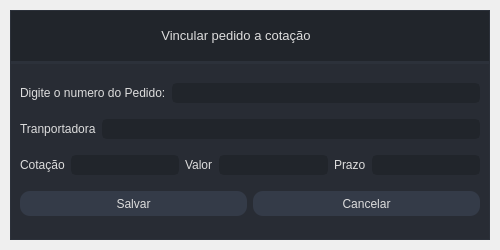
<?xml version="1.0" encoding="UTF-8"?>
<ui version="4.0">
 <author>Wanderson M. Pimenta</author>
 <class>Ui_VinculaPedido</class>
 <widget class="QMainWindow" name="Ui_VinculaPedido">
  <property name="geometry">
   <rect>
    <x>0</x>
    <y>0</y>
    <width>500</width>
    <height>250</height>
   </rect>
  </property>
  <property name="minimumSize">
   <size>
    <width>500</width>
    <height>250</height>
   </size>
  </property>
  <property name="maximumSize">
   <size>
    <width>500</width>
    <height>250</height>
   </size>
  </property>
  <property name="windowTitle">
   <string>MainWindow</string>
  </property>
  <widget class="QWidget" name="styleSheet">
   <property name="minimumSize">
    <size>
     <width>500</width>
     <height>250</height>
    </size>
   </property>
   <property name="maximumSize">
    <size>
     <width>500</width>
     <height>250</height>
    </size>
   </property>
   <property name="font">
    <font>
     <pointsize>10</pointsize>
     <italic>false</italic>
     <bold>false</bold>
    </font>
   </property>
   <property name="styleSheet">
    <string notr="true">/* /////////////////////////////////////////////////////////////////////////////////////////////////

SET APP STYLESHEET - FULL STYLES HERE
DARK THEME - DRACULA COLOR BASED

///////////////////////////////////////////////////////////////////////////////////////////////// */

QWidget{
	color: rgb(221, 221, 221);
	font: 10pt &quot;Segoe UI&quot;;
}

/* /////////////////////////////////////////////////////////////////////////////////////////////////
Tooltip */
QToolTip {
	color: #ffffff;
	background-color: rgba(33, 37, 43, 180);
	border: 1px solid rgb(44, 49, 58);
	background-image: none;
	background-position: left center;
    background-repeat: no-repeat;
	border: none;
	border-left: 2px solid rgb(255, 121, 198);
	text-align: left;
	padding-left: 8px;
	margin: 0px;
}

/* /////////////////////////////////////////////////////////////////////////////////////////////////
Bg App */
#bgApp {	
	background-color: rgb(40, 44, 52);
	border: 1px solid rgb(44, 49, 58);
}

/* /////////////////////////////////////////////////////////////////////////////////////////////////
Left Menu */
#leftMenuBg {	
	background-color: rgb(33, 37, 43);
}
#topLogo {
	background-color: rgb(33, 37, 43);
	background-image: url(:/images/images/images/PyDracula.png);
	background-position: centered;
	background-repeat: no-repeat;
}
#titleLeftApp { font: 63 12pt &quot;Segoe UI Semibold&quot;; }
#titleLeftDescription { font: 8pt &quot;Segoe UI&quot;; color: rgb(189, 147, 249); }

/* MENUS */
#topMenu .QPushButton {	
	background-position: left center;
    background-repeat: no-repeat;
	border: none;
	border-left: 22px solid transparent;
	background-color: transparent;
	text-align: left;
	padding-left: 44px;
}
#topMenu .QPushButton:hover {
	background-color: rgb(40, 44, 52);
}
#topMenu .QPushButton:pressed {	
	background-color: rgb(189, 147, 249);
	color: rgb(255, 255, 255);
}
#bottomMenu .QPushButton {	
	background-position: left center;
    background-repeat: no-repeat;
	border: none;
	border-left: 20px solid transparent;
	background-color:transparent;
	text-align: left;
	padding-left: 44px;
}
#bottomMenu .QPushButton:hover {
	background-color: rgb(40, 44, 52);
}
#bottomMenu .QPushButton:pressed {	
	background-color: rgb(189, 147, 249);
	color: rgb(255, 255, 255);
}
#leftMenuFrame{
	border-top: 3px solid rgb(44, 49, 58);
}

/* Toggle Button */
#toggleButton {
	background-position: left center;
    background-repeat: no-repeat;
	border: none;
	border-left: 20px solid transparent;
	background-color: rgb(37, 41, 48);
	text-align: left;
	padding-left: 44px;
	color: rgb(113, 126, 149);
}
#toggleButton:hover {
	background-color: rgb(40, 44, 52);
}
#toggleButton:pressed {
	background-color: rgb(189, 147, 249);
}

/* Title Menu */
#titleRightInfo { padding-left: 10px; }


/* /////////////////////////////////////////////////////////////////////////////////////////////////
Extra Tab */
#extraLeftBox {	
	background-color: rgb(44, 49, 58);
}
#extraTopBg{	
	background-color: rgb(189, 147, 249)
}

/* Icon */
#extraIcon {
	background-position: center;
	background-repeat: no-repeat;
	background-image: url(:/icons/images/icons/icon_settings.png);
}

/* Label */
#extraLabel { color: rgb(255, 255, 255); }

/* Btn Close */
#extraCloseColumnBtn { background-color: rgba(255, 255, 255, 0); border: none;  border-radius: 5px; }
#extraCloseColumnBtn:hover { background-color: rgb(196, 161, 249); border-style: solid; border-radius: 4px; }
#extraCloseColumnBtn:pressed { background-color: rgb(180, 141, 238); border-style: solid; border-radius: 4px; }

/* Extra Content */
#extraContent{
	border-top: 3px solid rgb(40, 44, 52);
}

/* Extra Top Menus */
#extraTopMenu .QPushButton {
background-position: left center;
    background-repeat: no-repeat;
	border: none;
	border-left: 22px solid transparent;
	background-color:transparent;
	text-align: left;
	padding-left: 44px;
}
#extraTopMenu .QPushButton:hover {
	background-color: rgb(40, 44, 52);
}
#extraTopMenu .QPushButton:pressed {	
	background-color: rgb(189, 147, 249);
	color: rgb(255, 255, 255);
}

/* /////////////////////////////////////////////////////////////////////////////////////////////////
Content App */
#contentTopBg{	
	background-color: rgb(33, 37, 43);
}
#contentBottom{
	border-top: 3px solid rgb(44, 49, 58);
}

/* Top Buttons */
#rightButtons .QPushButton { background-color: rgba(255, 255, 255, 0); border: none;  border-radius: 5px; }
#rightButtons .QPushButton:hover { background-color: rgb(44, 49, 57); border-style: solid; border-radius: 4px; }
#rightButtons .QPushButton:pressed { background-color: rgb(23, 26, 30); border-style: solid; border-radius: 4px; }

/* Theme Settings */
#extraRightBox { background-color: rgb(44, 49, 58); }
#themeSettingsTopDetail { background-color: rgb(189, 147, 249); }

/* Bottom Bar */
#bottomBar { background-color: rgb(44, 49, 58); }
#bottomBar QLabel { font-size: 11px; color: rgb(113, 126, 149); padding-left: 10px; padding-right: 10px; padding-bottom: 2px; }

/* CONTENT SETTINGS */
/* MENUS */
#contentSettings .QPushButton {	
	background-position: left center;
    background-repeat: no-repeat;
	border: none;
	border-left: 22px solid transparent;
	background-color:transparent;
	text-align: left;
	padding-left: 44px;
}
#contentSettings .QPushButton:hover {
	background-color: rgb(40, 44, 52);
}
#contentSettings .QPushButton:pressed {	
	background-color: rgb(189, 147, 249);
	color: rgb(255, 255, 255);
}

/* /////////////////////////////////////////////////////////////////////////////////////////////////
QTableWidget */
QTableWidget {	
	background-color: transparent;
	padding: 10px;
	border-radius: 5px;
	gridline-color: rgb(44, 49, 58);
	border-bottom: 1px solid rgb(44, 49, 60);
}
QTableWidget::item{
	border-color: rgb(44, 49, 60);
	padding-left: 5px;
	padding-right: 5px;
	gridline-color: rgb(44, 49, 60);
}
QTableWidget::item:selected{
	background-color: rgb(189, 147, 249);
}
QHeaderView::section{
	background-color: rgb(33, 37, 43);
	max-width: 30px;
	border: 1px solid rgb(44, 49, 58);
	border-style: none;
    border-bottom: 1px solid rgb(44, 49, 60);
    border-right: 1px solid rgb(44, 49, 60);
}
QTableWidget::horizontalHeader {	
	background-color: rgb(33, 37, 43);
}
QHeaderView::section:horizontal
{
    border: 1px solid rgb(33, 37, 43);
	background-color: rgb(33, 37, 43);
	padding: 3px;
	border-top-left-radius: 7px;
    border-top-right-radius: 7px;
}
QHeaderView::section:vertical
{
    border: 1px solid rgb(44, 49, 60);
}

/* /////////////////////////////////////////////////////////////////////////////////////////////////
LineEdit */
QLineEdit {
	background-color: rgb(33, 37, 43);
	border-radius: 5px;
	border: 2px solid rgb(33, 37, 43);
	padding-left: 10px;
	selection-color: rgb(255, 255, 255);
	selection-background-color: rgb(255, 121, 198);
}
QLineEdit:hover {
	border: 2px solid rgb(64, 71, 88);
}
QLineEdit:focus {
	border: 2px solid rgb(91, 101, 124);
}

/* /////////////////////////////////////////////////////////////////////////////////////////////////
PlainTextEdit */
QPlainTextEdit {
	background-color: rgb(27, 29, 35);
	border-radius: 5px;
	padding: 10px;
	selection-color: rgb(255, 255, 255);
	selection-background-color: rgb(255, 121, 198);
}
QPlainTextEdit  QScrollBar:vertical {
    width: 8px;
 }
QPlainTextEdit  QScrollBar:horizontal {
    height: 8px;
 }
QPlainTextEdit:hover {
	border: 2px solid rgb(64, 71, 88);
}
QPlainTextEdit:focus {
	border: 2px solid rgb(91, 101, 124);
}

/* /////////////////////////////////////////////////////////////////////////////////////////////////
ScrollBars */
QScrollBar:horizontal {
    border: none;
    background: rgb(52, 59, 72);
    height: 8px;
    margin: 0px 21px 0 21px;
	border-radius: 0px;
}
QScrollBar::handle:horizontal {
    background: rgb(189, 147, 249);
    min-width: 25px;
	border-radius: 4px
}
QScrollBar::add-line:horizontal {
    border: none;
    background: rgb(55, 63, 77);
    width: 20px;
	border-top-right-radius: 4px;
    border-bottom-right-radius: 4px;
    subcontrol-position: right;
    subcontrol-origin: margin;
}
QScrollBar::sub-line:horizontal {
    border: none;
    background: rgb(55, 63, 77);
    width: 20px;
	border-top-left-radius: 4px;
    border-bottom-left-radius: 4px;
    subcontrol-position: left;
    subcontrol-origin: margin;
}
QScrollBar::up-arrow:horizontal, QScrollBar::down-arrow:horizontal
{
     background: none;
}
QScrollBar::add-page:horizontal, QScrollBar::sub-page:horizontal
{
     background: none;
}
 QScrollBar:vertical {
	border: none;
    background: rgb(52, 59, 72);
    width: 8px;
    margin: 21px 0 21px 0;
	border-radius: 0px;
 }
 QScrollBar::handle:vertical {	
	background: rgb(189, 147, 249);
    min-height: 25px;
	border-radius: 4px
 }
 QScrollBar::add-line:vertical {
     border: none;
    background: rgb(55, 63, 77);
     height: 20px;
	border-bottom-left-radius: 4px;
    border-bottom-right-radius: 4px;
     subcontrol-position: bottom;
     subcontrol-origin: margin;
 }
 QScrollBar::sub-line:vertical {
	border: none;
    background: rgb(55, 63, 77);
     height: 20px;
	border-top-left-radius: 4px;
    border-top-right-radius: 4px;
     subcontrol-position: top;
     subcontrol-origin: margin;
 }
 QScrollBar::up-arrow:vertical, QScrollBar::down-arrow:vertical {
     background: none;
 }

 QScrollBar::add-page:vertical, QScrollBar::sub-page:vertical {
     background: none;
 }

/* /////////////////////////////////////////////////////////////////////////////////////////////////
CheckBox */
QCheckBox::indicator {
    border: 3px solid rgb(52, 59, 72);
	width: 15px;
	height: 15px;
	border-radius: 10px;
    background: rgb(44, 49, 60);
}
QCheckBox::indicator:hover {
    border: 3px solid rgb(58, 66, 81);
}
QCheckBox::indicator:checked {
    background: 3px solid rgb(52, 59, 72);
	border: 3px solid rgb(52, 59, 72);	
	background-image: url(:/icons/images/icons/cil-check-alt.png);
}

/* /////////////////////////////////////////////////////////////////////////////////////////////////
RadioButton */
QRadioButton::indicator {
    border: 3px solid rgb(52, 59, 72);
	width: 15px;
	height: 15px;
	border-radius: 10px;
    background: rgb(44, 49, 60);
}
QRadioButton::indicator:hover {
    border: 3px solid rgb(58, 66, 81);
}
QRadioButton::indicator:checked {
    background: 3px solid rgb(94, 106, 130);
	border: 3px solid rgb(52, 59, 72);	
}

/* /////////////////////////////////////////////////////////////////////////////////////////////////
ComboBox */
QComboBox{
	background-color: rgb(27, 29, 35);
	border-radius: 5px;
	border: 2px solid rgb(33, 37, 43);
	padding: 5px;
	padding-left: 10px;
}
QComboBox:hover{
	border: 2px solid rgb(64, 71, 88);
}
QComboBox::drop-down {
	subcontrol-origin: padding;
	subcontrol-position: top right;
	width: 25px; 
	border-left-width: 3px;
	border-left-color: rgba(39, 44, 54, 150);
	border-left-style: solid;
	border-top-right-radius: 3px;
	border-bottom-right-radius: 3px;	
	background-image: url(:/icons/images/icons/cil-arrow-bottom.png);
	background-position: center;
	background-repeat: no-reperat;
 }
QComboBox QAbstractItemView {
	color: rgb(255, 121, 198);	
	background-color: rgb(33, 37, 43);
	padding: 10px;
	selection-background-color: rgb(39, 44, 54);
}

/* /////////////////////////////////////////////////////////////////////////////////////////////////
Sliders */
QSlider::groove:horizontal {
    border-radius: 5px;
    height: 10px;
	margin: 0px;
	background-color: rgb(52, 59, 72);
}
QSlider::groove:horizontal:hover {
	background-color: rgb(55, 62, 76);
}
QSlider::handle:horizontal {
    background-color: rgb(189, 147, 249);
    border: none;
    height: 10px;
    width: 10px;
    margin: 0px;
	border-radius: 5px;
}
QSlider::handle:horizontal:hover {
    background-color: rgb(195, 155, 255);
}
QSlider::handle:horizontal:pressed {
    background-color: rgb(255, 121, 198);
}

QSlider::groove:vertical {
    border-radius: 5px;
    width: 10px;
    margin: 0px;
	background-color: rgb(52, 59, 72);
}
QSlider::groove:vertical:hover {
	background-color: rgb(55, 62, 76);
}
QSlider::handle:vertical {
    background-color: rgb(189, 147, 249);
	border: none;
    height: 10px;
    width: 10px;
    margin: 0px;
	border-radius: 5px;
}
QSlider::handle:vertical:hover {
    background-color: rgb(195, 155, 255);
}
QSlider::handle:vertical:pressed {
    background-color: rgb(255, 121, 198);
}

/* /////////////////////////////////////////////////////////////////////////////////////////////////
CommandLinkButton */
QCommandLinkButton {	
	color: rgb(255, 121, 198);
	border-radius: 5px;
	padding: 5px;
	color: rgb(255, 170, 255);
}
QCommandLinkButton:hover {	
	color: rgb(255, 170, 255);
	background-color: rgb(44, 49, 60);
}
QCommandLinkButton:pressed {	
	color: rgb(189, 147, 249);
	background-color: rgb(52, 58, 71);
}

/* /////////////////////////////////////////////////////////////////////////////////////////////////
Button */
#pagesContainer QPushButton {
	border: 2px solid rgb(52, 59, 72);
	border-radius: 5px;	
	background-color: rgb(52, 59, 72);
}
#pagesContainer QPushButton:hover {
	background-color: rgb(57, 65, 80);
	border: 2px solid rgb(61, 70, 86);
}
#pagesContainer QPushButton:pressed {	
	background-color: rgb(35, 40, 49);
	border: 2px solid rgb(43, 50, 61);
}

</string>
   </property>
   <layout class="QVBoxLayout" name="appMargins">
    <property name="spacing">
     <number>0</number>
    </property>
    <property name="leftMargin">
     <number>10</number>
    </property>
    <property name="topMargin">
     <number>10</number>
    </property>
    <property name="rightMargin">
     <number>10</number>
    </property>
    <property name="bottomMargin">
     <number>10</number>
    </property>
    <item>
     <widget class="QFrame" name="bgApp">
      <property name="styleSheet">
       <string notr="true"/>
      </property>
      <property name="frameShape">
       <enum>QFrame::NoFrame</enum>
      </property>
      <property name="frameShadow">
       <enum>QFrame::Raised</enum>
      </property>
      <layout class="QHBoxLayout" name="appLayout">
       <property name="spacing">
        <number>0</number>
       </property>
       <property name="leftMargin">
        <number>0</number>
       </property>
       <property name="topMargin">
        <number>0</number>
       </property>
       <property name="rightMargin">
        <number>0</number>
       </property>
       <property name="bottomMargin">
        <number>0</number>
       </property>
       <item>
        <widget class="QFrame" name="contentBox">
         <property name="frameShape">
          <enum>QFrame::NoFrame</enum>
         </property>
         <property name="frameShadow">
          <enum>QFrame::Raised</enum>
         </property>
         <layout class="QVBoxLayout" name="verticalLayout_2">
          <property name="spacing">
           <number>0</number>
          </property>
          <property name="leftMargin">
           <number>0</number>
          </property>
          <property name="topMargin">
           <number>0</number>
          </property>
          <property name="rightMargin">
           <number>0</number>
          </property>
          <property name="bottomMargin">
           <number>0</number>
          </property>
          <item>
           <widget class="QFrame" name="contentTopBg">
            <property name="minimumSize">
             <size>
              <width>0</width>
              <height>50</height>
             </size>
            </property>
            <property name="maximumSize">
             <size>
              <width>16777215</width>
              <height>50</height>
             </size>
            </property>
            <property name="frameShape">
             <enum>QFrame::NoFrame</enum>
            </property>
            <property name="frameShadow">
             <enum>QFrame::Raised</enum>
            </property>
            <layout class="QHBoxLayout" name="horizontalLayout">
             <property name="spacing">
              <number>0</number>
             </property>
             <property name="leftMargin">
              <number>0</number>
             </property>
             <property name="topMargin">
              <number>0</number>
             </property>
             <property name="rightMargin">
              <number>10</number>
             </property>
             <property name="bottomMargin">
              <number>0</number>
             </property>
             <item>
              <widget class="QFrame" name="leftBox">
               <property name="sizePolicy">
                <sizepolicy hsizetype="Expanding" vsizetype="Preferred">
                 <horstretch>0</horstretch>
                 <verstretch>0</verstretch>
                </sizepolicy>
               </property>
               <property name="frameShape">
                <enum>QFrame::NoFrame</enum>
               </property>
               <property name="frameShadow">
                <enum>QFrame::Raised</enum>
               </property>
               <layout class="QHBoxLayout" name="horizontalLayout_3">
                <property name="spacing">
                 <number>0</number>
                </property>
                <property name="leftMargin">
                 <number>0</number>
                </property>
                <property name="topMargin">
                 <number>0</number>
                </property>
                <property name="rightMargin">
                 <number>0</number>
                </property>
                <property name="bottomMargin">
                 <number>0</number>
                </property>
                <item>
                 <widget class="QLabel" name="titleRightInfo">
                  <property name="sizePolicy">
                   <sizepolicy hsizetype="Preferred" vsizetype="Expanding">
                    <horstretch>0</horstretch>
                    <verstretch>0</verstretch>
                   </sizepolicy>
                  </property>
                  <property name="maximumSize">
                   <size>
                    <width>16777215</width>
                    <height>45</height>
                   </size>
                  </property>
                  <property name="font">
                   <font>
                    <pointsize>10</pointsize>
                    <italic>false</italic>
                    <bold>false</bold>
                   </font>
                  </property>
                  <property name="text">
                   <string>Vincular pedido a cotação</string>
                  </property>
                  <property name="alignment">
                   <set>Qt::AlignCenter</set>
                  </property>
                 </widget>
                </item>
               </layout>
              </widget>
             </item>
             <item alignment="Qt::AlignRight">
              <widget class="QFrame" name="rightButtons">
               <property name="minimumSize">
                <size>
                 <width>0</width>
                 <height>28</height>
                </size>
               </property>
               <property name="frameShape">
                <enum>QFrame::NoFrame</enum>
               </property>
               <property name="frameShadow">
                <enum>QFrame::Raised</enum>
               </property>
               <layout class="QHBoxLayout" name="horizontalLayout_2">
                <property name="spacing">
                 <number>5</number>
                </property>
                <property name="leftMargin">
                 <number>0</number>
                </property>
                <property name="topMargin">
                 <number>0</number>
                </property>
                <property name="rightMargin">
                 <number>0</number>
                </property>
                <property name="bottomMargin">
                 <number>0</number>
                </property>
                <item>
                 <widget class="QPushButton" name="closeAppBtn">
                  <property name="minimumSize">
                   <size>
                    <width>28</width>
                    <height>28</height>
                   </size>
                  </property>
                  <property name="maximumSize">
                   <size>
                    <width>28</width>
                    <height>28</height>
                   </size>
                  </property>
                  <property name="cursor">
                   <cursorShape>PointingHandCursor</cursorShape>
                  </property>
                  <property name="toolTip">
                   <string>Close</string>
                  </property>
                  <property name="text">
                   <string/>
                  </property>
                  <property name="icon">
                   <iconset>
                    <normaloff>:/icons/images/icons/icon_close.png</normaloff>:/icons/images/icons/icon_close.png</iconset>
                  </property>
                  <property name="iconSize">
                   <size>
                    <width>20</width>
                    <height>20</height>
                   </size>
                  </property>
                 </widget>
                </item>
               </layout>
              </widget>
             </item>
            </layout>
           </widget>
          </item>
          <item>
           <widget class="QFrame" name="contentBottom">
            <property name="frameShape">
             <enum>QFrame::NoFrame</enum>
            </property>
            <property name="frameShadow">
             <enum>QFrame::Raised</enum>
            </property>
            <layout class="QVBoxLayout" name="verticalLayout_6">
             <property name="spacing">
              <number>0</number>
             </property>
             <property name="leftMargin">
              <number>0</number>
             </property>
             <property name="topMargin">
              <number>0</number>
             </property>
             <property name="rightMargin">
              <number>0</number>
             </property>
             <property name="bottomMargin">
              <number>0</number>
             </property>
             <item>
              <widget class="QFrame" name="verticalFrame">
               <property name="minimumSize">
                <size>
                 <width>0</width>
                 <height>130</height>
                </size>
               </property>
               <layout class="QVBoxLayout" name="verticalLayout">
                <item>
                 <layout class="QHBoxLayout" name="horizontalLayout_7">
                  <item>
                   <widget class="QLabel" name="label">
                    <property name="text">
                     <string>Digite o numero do Pedido:</string>
                    </property>
                   </widget>
                  </item>
                  <item>
                   <widget class="QLineEdit" name="lineEdit"/>
                  </item>
                 </layout>
                </item>
                <item>
                 <layout class="QHBoxLayout" name="horizontalLayout_5">
                  <item>
                   <widget class="QLabel" name="label_2">
                    <property name="text">
                     <string>Tranportadora</string>
                    </property>
                   </widget>
                  </item>
                  <item>
                   <widget class="QLineEdit" name="lineEdit_2">
                    <property name="enabled">
                     <bool>false</bool>
                    </property>
                   </widget>
                  </item>
                 </layout>
                </item>
                <item>
                 <layout class="QHBoxLayout" name="horizontalLayout_6">
                  <item>
                   <widget class="QLabel" name="label_4">
                    <property name="text">
                     <string>Cotação</string>
                    </property>
                   </widget>
                  </item>
                  <item>
                   <widget class="QLineEdit" name="lineEdit_3">
                    <property name="enabled">
                     <bool>false</bool>
                    </property>
                   </widget>
                  </item>
                  <item>
                   <widget class="QLabel" name="label_3">
                    <property name="text">
                     <string>Valor</string>
                    </property>
                   </widget>
                  </item>
                  <item>
                   <widget class="QLineEdit" name="lineEdit_4">
                    <property name="enabled">
                     <bool>false</bool>
                    </property>
                   </widget>
                  </item>
                  <item>
                   <widget class="QLabel" name="label_5">
                    <property name="text">
                     <string>Prazo</string>
                    </property>
                   </widget>
                  </item>
                  <item>
                   <widget class="QLineEdit" name="lineEdit_5">
                    <property name="enabled">
                     <bool>false</bool>
                    </property>
                   </widget>
                  </item>
                 </layout>
                </item>
                <item>
                 <layout class="QHBoxLayout" name="horizontalLayout_4">
                  <item>
                   <widget class="QPushButton" name="pushButton">
                    <property name="styleSheet">
                     <string notr="true">background-color: rgb(52, 59, 72);
border-radius: 10px;
height:25 px;</string>
                    </property>
                    <property name="text">
                     <string>Salvar</string>
                    </property>
                   </widget>
                  </item>
                  <item>
                   <widget class="QPushButton" name="pushButton_2">
                    <property name="styleSheet">
                     <string notr="true">background-color: rgb(52, 59, 72);
border-radius: 10px;
height:25 px;</string>
                    </property>
                    <property name="text">
                     <string>Cancelar</string>
                    </property>
                   </widget>
                  </item>
                 </layout>
                </item>
               </layout>
              </widget>
             </item>
            </layout>
           </widget>
          </item>
         </layout>
        </widget>
       </item>
      </layout>
     </widget>
    </item>
   </layout>
  </widget>
 </widget>
 <tabstops>
  <tabstop>lineEdit</tabstop>
  <tabstop>pushButton</tabstop>
  <tabstop>pushButton_2</tabstop>
  <tabstop>closeAppBtn</tabstop>
  <tabstop>lineEdit_2</tabstop>
  <tabstop>lineEdit_3</tabstop>
  <tabstop>lineEdit_4</tabstop>
  <tabstop>lineEdit_5</tabstop>
 </tabstops>
 <resources>
  <include location="resources.qrc"/>
 </resources>
 <connections/>
</ui>
